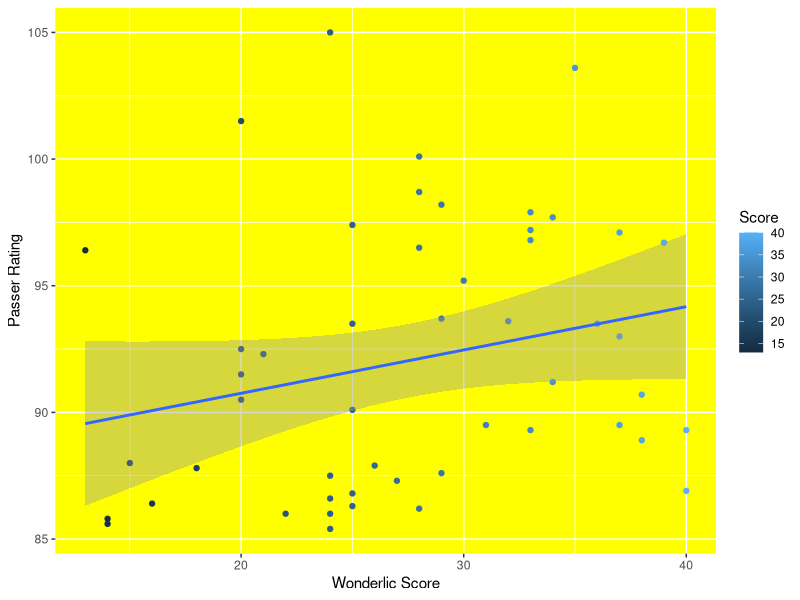
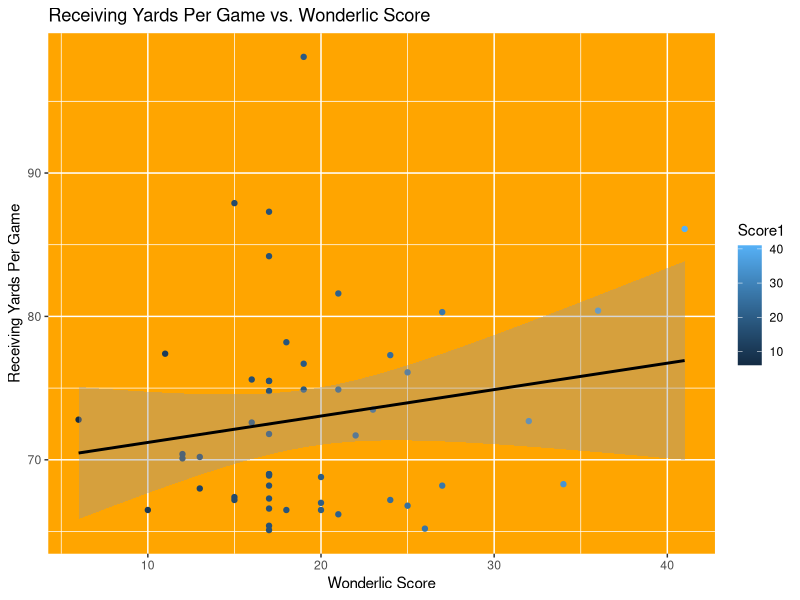
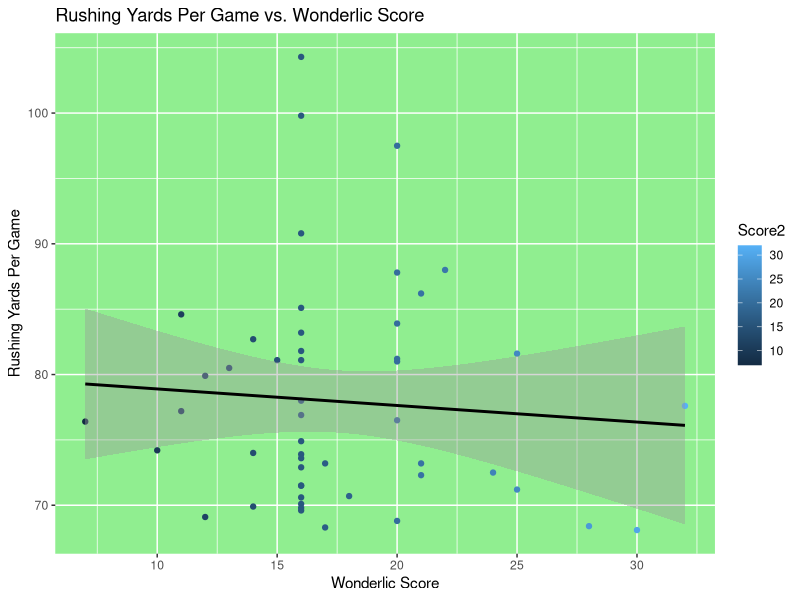

Source code (R) for these figures, in order:
## ---- chunk 1
knitr::opts_chunk$set(echo = TRUE)
## ---- chunk 2
#Load in Packages
library(vctrs) 
library(dplyr)
library(ggplot2)
## ---- chunk 3
setwd('/Users/jacob_brown/Desktop/DA-401')
RunningBacks <- read.csv("RBHOF.csv") #Read in Running Backs Data
WideReceivers <- read.csv("WRHOF.csv") #Read in Wide Receivers Data
Quarterbacks <- read.csv("QBHOF.csv") #Read in Quarterbacks Data
TightEnds <- read.csv("TEHOF.csv") #Read in Tight Ends Data
PasserRating <- read.csv("PasserRating.csv") #Read in Top Passer Ratings of All Time
RushingYardLeaders <- read.csv("RYPG.csv") #Read in Top Rushing Yards per Game of All Time
ReceivingYardLeaders <- read.csv("REYPG.csv") #Read in Top Receiving Yards per Game of All Time
## ---- chunk 4
#Drop the first column these data sets to make sure the column names are not included in the dataset 
colnames(RunningBacks) <- RunningBacks[1, ]
RunningBacks <- RunningBacks[-1, ]
colnames(WideReceivers) <- WideReceivers[1, ]
WideReceivers <- WideReceivers[-1, ]
colnames(Quarterbacks) <- Quarterbacks[1, ]
Quarterbacks <- Quarterbacks[-1, ]
colnames(TightEnds) <- TightEnds[1, ]
TightEnds <- TightEnds[-1, ]
## ---- chunk 5
#Rename the column in the data
PasserRating <- PasserRating %>% rename('Rating' = 'Rate')
## ---- chunk 6
#Drop the Column that has the average metrics for HOF players
UpdatedRunningBacks <- RunningBacks[-10, ] 
UpdatedWideReceivers <- WideReceivers[-15, ]
UpdatedQuarterbacks <- WideReceivers[-12, ]
UpdatedTightEnds <- TightEnds[-8, ]
## ---- chunk 7
#Take the top fifty columns for each position
TopFiftyRB <- UpdatedRunningBacks[1:50, ]
TopFiftyWR <- UpdatedWideReceivers[1:50, ]
TopFiftyQB <- UpdatedQuarterbacks[1:50, ]
TopFiftyTE <- UpdatedTightEnds[1:50, ]
## ---- chunk 8
#Take the top 50 players within each success metric
PasserRatingTop50 <- PasserRating[1:50, ]
ReceivingYardLeadersTop50 <- ReceivingYardLeaders[1:50, ]
RushingYardLeadersTop50 <- RushingYardLeaders[1:50, ]
## ---- chunk 9
#Summary of the three main success metrics
summary(RushingYardLeaders)
summary(ReceivingYardLeaders)
summary(PasserRating)
## ---- chunk 10
#Average of success metrics
mean(PasserRating$Rating)
mean(RushingYardLeaders$Y.G)
mean(ReceivingYardLeaders$Y.G)
## ---- chunk 11
#Average of Hall of Famers at each position
print(Quarterbacks[12, ])
print(WideReceivers[15, ])
print(RunningBacks[10, ])
print(TightEnds[8, ])
## ---- chunk 12
#Adding the Wonderlic score of the top 50 passer ratings
PasserRatingTop50$Score <- c(24, 35, 20, 28, 28, 29, 33, 34, 25, 33, 37, 33, 39, 28, 13, 30, 29, 32, 36, 25, 37, 20, 21, 20, 34, 38, 20, 25, 37, 31, 33, 40, 38, 15, 26, 18, 29, 24, 27, 40, 25, 24, 16, 25, 28, 22, 24, 14, 14, 24)
## ---- chunk 13
#Adding the Wonderlic score of the top 50 rushing yards per game of all time
RushingYardLeadersTop50$Score2 <- c(16, 16, 20, 16, 22, 20, 21, 16, 11, 20, 16, 14, 16, 25, 20, 15, 16, 20, 13, 12, 16, 32, 11, 16, 20, 7, 16, 10, 14, 16, 16, 21, 17, 16, 24, 21, 16, 16, 25, 18, 16, 16, 14, 16, 16, 12, 20, 28, 17, 30)
## ---- chunk 14
#Adding the Wonderlic score of the top 50 receiving yards per game of all time
ReceivingYardLeadersTop50$Score1 <- c(19, 15, 17, 41, 17, 21, 36, 27, 18, 11, 24, 19, 25, 16, 17, 17, 21, 19, 17, 23, 6, 32, 16, 17, 22, 12, 13, 12, 17, 17, 17, 20, 34, 27, 17, 13, 15, 17, 15, 24, 20, 25, 17, 10, 20, 18, 21, 17, 26, 17)
## ---- chunk 15
#Create a dataset of all of the combined Wonderlic Scores between top passers, receivers, and rushers all time
OverallScores <- c(24, 35, 20, 28, 28, 29, 33, 34, 25, 33, 37, 33, 39, 28, 13, 30, 29, 32, 36, 25,37, 20, 21, 20, 34, 38, 20, 25, 37, 31, 33, 40, 38, 15, 26, 18, 29, 24, 27, 40, 25, 24, 16, 25, 28, 22, 24, 14, 14, 24, 19, 15, 17, 41, 17, 21, 36, 27, 18, 11, 24, 19, 25, 16, 17, 17, 21, 19, 17, 23, 6, 32, 16, 17, 22, 12, 13, 12, 17, 17, 17, 20, 34, 27, 17, 13, 15, 17, 15, 24, 20, 25, 17, 10, 20, 18, 21, 17, 26, 17, 16, 16, 20, 16, 22, 20, 21, 16, 11, 20, 16, 14, 16, 25, 20, 15, 16, 20, 13, 12, 16, 32, 11, 16, 20, 7, 16, 10, 14, 16, 16, 21, 17, 16, 24, 21, 16, 16, 25, 18, 16, 16, 14, 16, 16, 12, 20, 28, 17, 30)


Group <- c("QB", "QB","QB","QB","QB","QB","QB","QB","QB","QB","QB","QB","QB","QB","QB","QB","QB","QB","QB","QB", "QB","QB","QB","QB", "QB", "QB","QB","QB","QB","QB","QB","QB","QB","QB","QB","QB","QB","QB","QB","QB","QB","QB","QB","QB","QB","QB","QB","QB", "QB", "QB", "WR","WR", "WR","WR","WR", "WR", "WR", "WR", "WR","WR", "WR","WR", "WR","WR","WR", "WR", "WR", "WR", "WR","WR", "WR","WR", "WR","WR","WR", "WR", "WR", "WR", "WR","WR", "WR","WR", "WR","WR","WR", "WR", "WR", "WR", "WR","WR", "WR","WR", "WR","WR","WR", "WR", "WR", "WR", "WR", "RB", "RB","RB","RB","RB","RB","RB","RB","RB","RB","RB", "RB","RB","RB","RB","RB","RB","RB","RB","RB","RB", "RB","RB","RB","RB","RB","RB","RB","RB","RB","RB", "RB","RB","RB","RB","RB","RB","RB","RB","RB","RB", "RB","RB","RB","RB","RB","RB","RB","RB","RB","RB")

Scores <- data.frame(Group, OverallScores)
## ---- chunk 16
#Scatter plot of the relationship between passer rating and Wonderlic score
PasserRatingTop50 %>% ggplot(aes(Score, Rating)) + geom_point(aes(color = Score)) +labs(x = "Wonderlic Score", y = "Passer Rating", Title = "Passer Rating vs. Wonderlic Score") + geom_smooth(method=lm, level = 0.95) + theme(panel.background = element_rect(fill = 'yellow'))
## ---- chunk 17
#Scatter plot of the relationship between receiving yards per game and Wonderlic score
ReceivingYardLeadersTop50 %>% ggplot(aes(Score1, Y.G)) + geom_point(aes(color = Score1)) +labs(x = "Wonderlic Score", y = "Receiving Yards Per Game", title = "Receiving Yards Per Game vs. Wonderlic Score") + geom_smooth(method=lm, level = 0.95, color = "black") + theme(panel.background = element_rect(fill = 'orange'))
## ---- chunk 18
#Scatter plot of the relationship between rushing yards per game and Wonderlic score
RushingYardLeadersTop50 %>% ggplot(aes(Score2, Y.G)) + geom_point(aes(color = Score2)) +labs(x = "Wonderlic Score", y = "Rushing Yards Per Game", title = "Rushing Yards Per Game vs. Wonderlic Score") + geom_smooth(method=lm, level = 0.95, color = "black") + theme(panel.background = element_rect(fill = 'lightgreen'))
## ---- chunk 19
#Create a one-way ANOVA analyzing the differences in mean Wonderlic scores between groups
WonderlicScoresModel <- aov(OverallScores ~ Group, data = Scores)
## ---- chunk 20
#Summary of the model
summary(WonderlicScoresModel)
## ---- chunk 21
#Post-hoc Testing
tukey_results <- TukeyHSD(WonderlicScoresModel)
tukey_results
## ---- chunk 22
#Regression model of the relationship between passer rating and Wonderlic score
PassersModel <- lm(Rating ~ Score, data = PasserRatingTop50)
PassersModel
summary(PassersModel)
## ---- chunk 23
#Regression model of the relationship between rushing yards per game and Wonderlic score
RushingYardsModel <- lm(Y.G ~ Score2, data = RushingYardLeadersTop50)
RushingYardsModel
summary(RushingYardsModel)
## ---- chunk 24
#Regression model of the relationship between receiving yards per game and Wonderlic score
ReceivingYardsModel <- lm(Y.G ~ Score1, data = ReceivingYardLeadersTop50)
ReceivingYardsModel
summary(ReceivingYardsModel)
## ---- chunk 25
#Mean of the Wonderlic scores for each success metric
mean(PasserRatingTop50$Score)
mean(ReceivingYardLeadersTop50$Score1)
mean(RushingYardLeadersTop50$Score2)
## ---- chunk 26
#Read in on the field performance metrics
setwd('/Users/jacob_brown/Desktop/DA-401')
AllTimePassingYards <- read.csv("AllTimePassing.csv")
AllTimeReceivingYard <- read.csv("ReceivingYards.csv")
AllTimeRushingYards <- read.csv("RushingLeaders.csv")
## ---- chunk 27
#Take Top 50 Rushers, Passers, and Receivers of All Time
TopFiftyReceiving <- AllTimeReceivingYard[1:50, ]
TopFiftyPassing <- AllTimePassingYards[1:50, ]
TopFiftyRushing <- AllTimeRushingYards[1:50, ]
## ---- chunk 28
#Add Combine Results and Wonderlic to Passers Data Set

#Drop Passing Yards Column
TopFiftyPassing <- TopFiftyPassing[ -c(3) ]
#Dropping Commas and re-add passing yards column
TopFiftyPassing$Yards <- c(89214, 80358, 71940, 71838, 64088, 63440, 62792, 61361, 59055, 57023, 53990, 51475, 49325, 47003, 46247, 46233, 44611, 43040, 42320, 42082, 40922, 40551, 40239, 39197, 38511, 38147, 37920, 37276, 36822, 36638, 35650, 35467, 35133, 34990, 34837, 34665, 34393, 34241, 34183, 33503, 33462, 33124, 33070, 32942, 32838, 32382, 32344, 32224, 32072, 31548)
TopFiftyPassing$Wonderlic <- c(33, 28, 28, 22, 25, 30, 32, 16, 35, 39, 38, 29, 24, 24, 17, 36, 24, 27, 28, 30, 6, 24, 33, 29, 24, 18, 14, 20, 29, 40, 15, 26, 48, 24, 24, 34, 24, 37, 24, 10, 33, 24, 29, 24, 21, 29, 24, 22, 24, 24)
TopFiftyPassing$Forty <- c(5.17, 4.83, 4.8, 4.95, 4.75, 5.08, 4.89, 4.89, 4.71, 4.92, 4.81, 4.51, 4.44, 4.67, 4.65, 4.75, 4.7, 4.78, 4.84, 4.55, 4.78, 4.7, 4.87, 4.93, 4.82, 4.78, 4.6, 4.64, 4.69, 4.93, 4.7, 4.71, 4.77, 4.87, 4.78, 4.67, 4.65, 4.78, 5.01, 4.58, 4.44, 4.55, 4.78, 4.6, 4.78, 4.59, 5.1, 4.88, 4.56, 4.8)
TopFiftyPassing$Vertical <- c(24.5, 32, 31, 42.5, 33.5, 34, 31, 31, 34.5, 24, 30.5, 28.5, 39, 24, 33, 36, 32.5, 31, 28.5, 34, 31.5, 27.5, 35, 28.5, 29.5, 40.5, 33, 33, 34.5, 33, 32, 31, 32, 30.5, 21, 31, 37, 39.5, 30, 31, 28, 40.5, 25, 30, 27.5, 35, 24, 31, 30.5, 31 )
## ---- chunk 29
#Multiple Regression Models of Potential Correlates of Success for Passers
PassingYardsModel = lm(formula = Yards ~ Forty + Wonderlic + Vertical, data = TopFiftyPassing)
summary(PassingYardsModel)
## ---- chunk 30
correlation <- cor(TopFiftyPassing$Forty, TopFiftyPassing$Yards, method= 'pearson')
print(correlation)
## ---- chunk 31
#Add Combine Results and Wonderlic to Rushers Data Set

#Drop Rushing Yards Column 
TopFiftyRushing <- TopFiftyRushing[ -c(3) ]
#Dropping Commas and re-add rushing yards column
TopFiftyRushing$Yards <- c(18355, 16726, 16000, 15269, 14918, 14101, 13684, 13662, 13259, 12739, 12312, 12279, 12246, 12243, 12120, 12074, 11695, 11438, 11352, 11241, 11236, 11102, 10967, 10643, 10607, 10591, 10449, 10441, 10413, 10273, 10009, 9923, 9796, 9723, 9651, 9453, 9407, 9205, 8936, 8614, 8597, 8522, 8474, 8261, 8225, 8189, 8188, 8172, 8167, 8111)
TopFiftyRushing$Wonderlic <- c(16, 24, 6, 16, 16, 18, 13, 12, 27, 11, 16, 16, 14, 16, 18, 22, 7, 28, 16, 16, 6, 11, 13, 16, 20, 14, 16, 14, 14, 16, 30, 20, 18, 16, 10, 18, 20, 15, 15, 16, 20, 32, 12, 16, 19, 17, 16, 23, 25, 16)
TopFiftyRushing$Forty <- c(4.55, 4.4, 4.58, 4.37, 4.4, 4.4, 4.46, 4.77, 4.41, 4.3, 4.5, 4.35, 4.38, 4.59, 4.8, 4.47, 4.29, 4.45, 4.43, 4.41, 4.7, 4.45, 4.38, 4.71, 4.58, 4.45, 4.56, 4.65, 4.46, 4.65, 4.56, 4.26, 4.46, 4.65, 4.24, 4.58, 4.5, 4.44, 4.54, 4.65, 4.39, 4.47, 4.28, 4.65, 4.35, 4.65, 4.62, 4.73, 4.39, 4.53)
TopFiftyRushing$Vertical <- c(31, 32, 34, 40, 38.5, 41.5, 40.5, 34, 34, 39.5, 34, 33.5, 36, 37, 34, 33, 32, 37.5, 34, 37, 34, 29, 36.5, 34.5, 32, 39.5, 35.5, 34, 35.5, 36, 37, 39, 33, 34, 35, 32, 37, 38.5, 37, 33, 34, 32.5, 41, 34, 40.5, 38.5, 36.5, 33, 36, 31.5)
## ---- chunk 32
#Multiple Regression Models of Potential Correlates of Success for Rushers
RushingYardsModel = lm(formula = Yards ~ Forty + Wonderlic + Vertical, data = TopFiftyRushing)
summary(RushingYardsModel)
## ---- chunk 33
#Add Combine Results and Wonderlic to Receivers Data Set

#Drop Receiving Yards Column 
TopFiftyReceiving <- TopFiftyReceiving[ -c(3) ]
#Dropping Commas and re-add receiving column
TopFiftyReceiving$Yards <- c(22895, 17492, 15934, 15269, 15208, 15127, 14934, 14731, 14580, 14345, 14185, 14004, 13899, 13779, 13777, 13640, 13382, 13198, 13089, 13046, 12785, 12721, 12351, 12291, 12287, 12146, 12083, 12061, 11904, 11862, 11841, 11834, 11619, 11438, 11389, 11373, 11263, 11059, 10950, 10932, 10927, 10863, 10856, 10716, 10571, 10514, 10372, 10283, 10266, 10205)
TopFiftyReceiving$Wonderlic <- c(16, 18, 6, 12, 17, 20, 17, 17, 19, 13, 23, 17, 28, 20, 15, 11, 17, 20, 19, 17, 17, 21, 17, 9, 24, 17, 20, 17, 10, 24, 20, 17, 41, 17, 20, 18, 30, 17, 20, 25, 22, 17, 16, 20, 11, 10, 17, 19, 17, 7)
TopFiftyReceiving$Forty <- c(4.71, 4.63, 4.45, 4.25, 4.55, 4.49, 4.39, 4.39, 4.38, 4.45, 4.41, 4.4, 4.63, 4.71, 4.35, 4.39, 4.38, 4.4, 4.7, 4.65, 4.43, 4.5, 4.52, 4.47, 4.42, 4.38, 4.55, 4.55, 4.52, 4.57, 4.5, 4.48, 4.35, 4.53, 4.52, 4.56, 4.35, 4.57, 4.18, 4.53, 4.61, 4.45, 4.37, 4.53, 4.41, 4.62, 4.3, 4.31, 4.48, 4.47)
TopFiftyReceiving$Vertical <- c(27.5, 38, 33, 47, 36.5, 33.5, 35, 38.5, 35, 36, 39, 35, 36, 33.5, 35, 38.5, 37, 35, 38, 31, 37, 35, 37, 33.5, 36, 35, 30.5, 32, 36, 39.5, 35, 42.5, 33, 35, 36.5, 34.5, 33, 40, 37, 35, 41, 35, 38.5, 31.5, 34.5, 35, 42, 35, 35, 31.5)
## ---- chunk 34
#Multiple Regression Models of Potential Correlates of Success for Receivers
ReceivingYardsModel = lm(formula = Yards ~ Forty + Wonderlic + Vertical, data = TopFiftyReceiving)
summary(ReceivingYardsModel)
## ---- chunk 35
#Finding the mean forty yard dash and standard deviation for forty yard dash for passers
mean(TopFiftyPassing$Forty)
sd(TopFiftyPassing$Forty)

